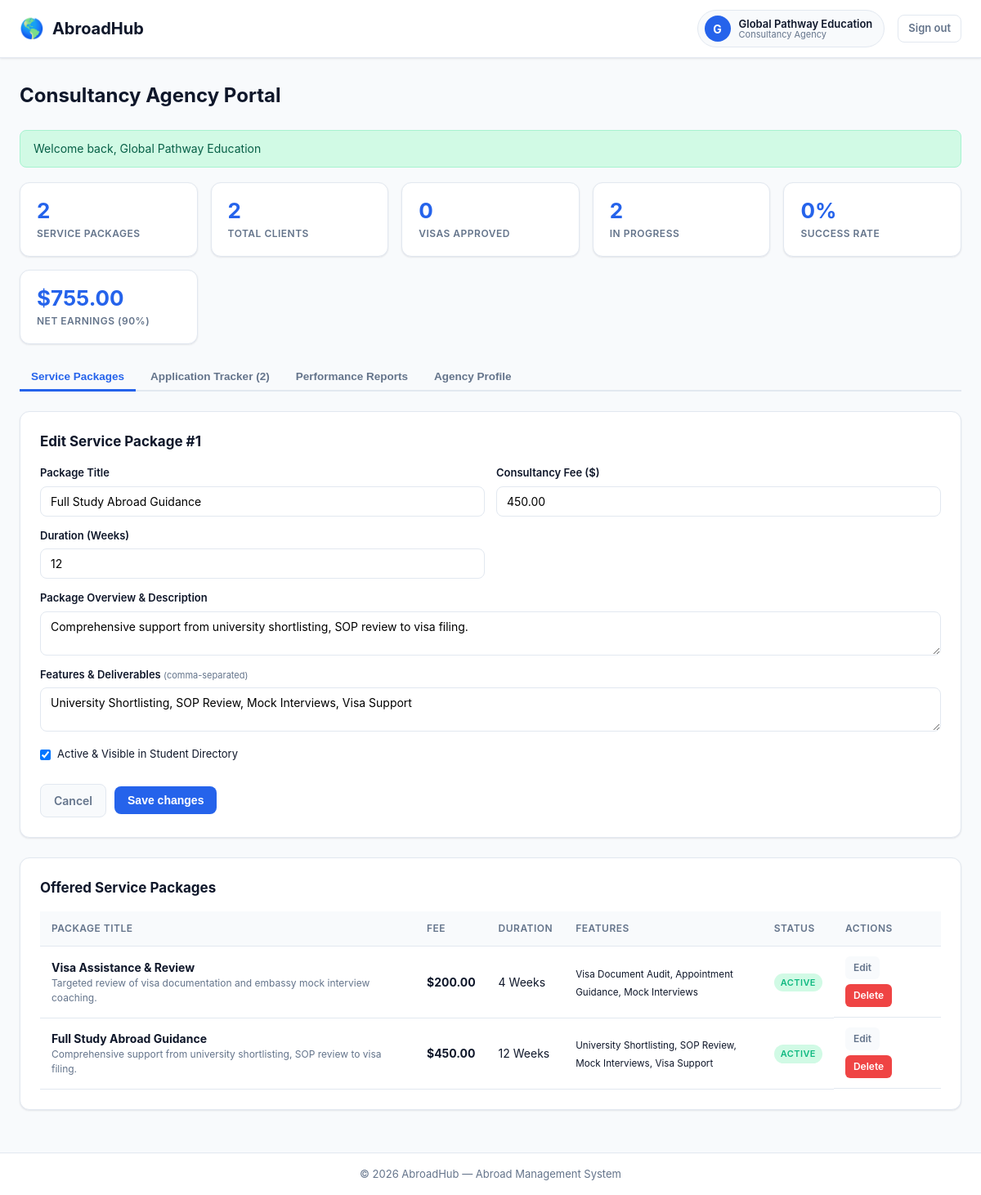
/index.php?page=agency&action=edit_package&id=1 (signed in), run on the app's committed database.
### tables this page shows
CREATE TABLE `service_packages` (
  `id` INT AUTO_INCREMENT PRIMARY KEY,
  `agency_id` INT NOT NULL,
  `title` VARCHAR(200) NOT NULL,
  `price` DECIMAL(10,2) NOT NULL,
  `duration_weeks` INT DEFAULT 4,
  `description` TEXT NOT NULL,
  `features_list` TEXT NOT NULL,
  `is_active` TINYINT(1) DEFAULT 1,
  `created_at` TIMESTAMP DEFAULT CURRENT_TIMESTAMP,
  FOREIGN KEY (`agency_id`) REFERENCES `agency_profiles` (`id`) ON DELETE CASCADE
);

### controllers/agency_controller.php (called while the page is built, shortened)
<?php
function agency_controller($conn) {
    $action = $_GET['action'] ?? 'dashboard';
    $me     = current_user();
    $userId = (int)$me['id'];
    $agency = get_agency_profile($conn, $userId);
    $agencyId = (int)($agency['id'] ?? 0);
    $editing = null;
    if ($action === 'edit_package' && !$editing) {
        $editing = get_package_by_id($conn, (int)($_GET['id'] ?? 0));
    }
    $statusFilter       = $_GET['app_status'] ?? '';
    $packages           = get_agency_packages($conn, $agencyId);
    $applications       = get_agency_applications($conn, $agencyId, $statusFilter);
    $stats              = get_agency_stats($conn, $agencyId, $userId);
    require __DIR__ . '/../views/agency/dashboard.php';
}

### models/agency_model.php (called while the page is built, shortened)
<?php
function get_agency_profile($conn, $userId) {
    $stmt = mysqli_prepare($conn, "SELECT a.*, u.name, u.email, u.contact FROM agency_profiles a JOIN users u ON a.user_id = u.id WHERE a.user_id = ?");
    mysqli_stmt_bind_param($stmt, 'i', $userId);
    mysqli_stmt_execute($stmt);
    $row = mysqli_fetch_assoc(mysqli_stmt_get_result($stmt));
    return $row;
}
function get_agency_packages($conn, $agencyId) {
    $stmt = mysqli_prepare($conn, "SELECT * FROM service_packages WHERE agency_id = ? ORDER BY id DESC");
    mysqli_stmt_bind_param($stmt, 'i', $agencyId);
    mysqli_stmt_execute($stmt);
    $rows = mysqli_fetch_all(mysqli_stmt_get_result($stmt), MYSQLI_ASSOC);
    return $rows;
}
function get_package_by_id($conn, $id) {
    $stmt = mysqli_prepare($conn, "SELECT p.*, a.company_name FROM service_packages p JOIN agency_profiles a ON p.agency_id = a.id WHERE p.id = ?");
    mysqli_stmt_bind_param($stmt, 'i', $id);
    mysqli_stmt_execute($stmt);
    $row = mysqli_fetch_assoc(mysqli_stmt_get_result($stmt));
    return $row;
}
function get_agency_applications($conn, $agencyId, $statusFilter = '') {
    if ($statusFilter === '') {
        $sql = "SELECT a.*, u.name as student_name, u.email as student_email, u.contact as student_contact,
                       p.title as package_name, pr.title as uni_program_name
                FROM student_applications a
                JOIN users u ON a.student_id = u.id
                LEFT JOIN service_packages p ON a.package_id = p.id
                LEFT JOIN programs pr ON a.program_id = pr.id
                WHERE a.agency_id = ?
                ORDER BY a.id DESC";
        $stmt = mysqli_prepare($conn, $sql);
        mysqli_stmt_bind_param($stmt, 'i', $agencyId);
    }
    mysqli_stmt_execute($stmt);
    $rows = mysqli_fetch_all(mysqli_stmt_get_result($stmt), MYSQLI_ASSOC);
    return $rows;
}
function get_agency_stats($conn, $agencyId, $userId) {
    $stats = [
        'packages' => 0, 'clients' => 0, 'visa_approved' => 0,
        'in_progress' => 0, 'rejected' => 0, 'success_rate' => 0,
        'gross_bookings' => 0.0, 'platform_deductions' => 0.0, 'net_earnings' => 0.0, 'earnings' => 0.0
    ];
    $one = function ($conn, $sql) {
        $res = mysqli_query($conn, $sql);
        $row = mysqli_fetch_row($res);
        return (int)($row[0] ?? 0);
    };
    $stats['packages']      = $one($conn, "SELECT COUNT(*) FROM service_packages WHERE agency_id = $agencyId");
    $stats['clients']       = $one($conn, "SELECT COUNT(*) FROM student_applications WHERE agency_id = $agencyId");
    $stats['visa_approved'] = $one($conn, "SELECT COUNT(*) FROM student_applications WHERE agency_id = $agencyId AND status = 'visa_approved'");
    $stats['in_progress']   = $one($conn, "SELECT COUNT(*) FROM student_applications WHERE agency_id = $agencyId AND status IN ('pending', 'under_review', 'offer_issued', 'visa_in_progress')");
    $stats['rejected']      = $one($conn, "SELECT COUNT(*) FROM student_applications WHERE agency_id = $agencyId AND status = 'rejected'");
    if ($stats['clients'] > 0) {
        $stats['success_rate'] = round(($stats['visa_approved'] / $stats['clients']) * 100, 1);
    }
    $revSql = "SELECT
                SUM(r.amount) as gross,
                SUM(r.platform_commission) as commission_cut,
                SUM(r.amount - r.platform_commission) as net
               FROM revenue_transactions r
               JOIN service_packages sp ON r.related_id = sp.id
               WHERE sp.agency_id = $agencyId AND r.status = 'completed'";
    $revRow = mysqli_fetch_assoc(mysqli_query($conn, $revSql));
    $stats['gross_bookings']      = (float)($revRow['gross'] ?? 0.0);
    $stats['platform_deductions'] = (float)($revRow['commission_cut'] ?? 0.0);
    $stats['net_earnings']        = (float)($revRow['net'] ?? 0.0);
    $stats['earnings']            = $stats['net_earnings'];
    return $stats;
}

### helpers/helpers.php (called while the page is built, shortened)
<?php
function esc($value) {
    return htmlspecialchars((string)($value ?? ''), ENT_QUOTES, 'UTF-8');
}
function csrf_token() {
    return $_SESSION['csrf_token'];
}
function csrf_url($url) {
    return $url . '&csrf_token=' . csrf_token();
}
function current_user() {
    return $_SESSION['user'] ?? null;
}
function money($amount) {
    return CURRENCY . number_format((float)$amount, 2);
}

### views/agency/dashboard.php (the view, shortened to what this page needs)
<?php
$isEdit      = !empty($editing);
require __DIR__ . '/../partials/header.php';
?>
<section class="stat-grid" id="statGrid">
    <div class="stat-card">
        <span class="stat-value" data-stat="packages"><?= (int)$stats['packages'] ?></span>
        <span class="stat-label">Service Packages</span>
    </div>
    <div class="stat-card">
        <span class="stat-value" data-stat="clients"><?= (int)$stats['clients'] ?></span>
        <span class="stat-label">Total Clients</span>
    </div>
    <div class="stat-card">
        <span class="stat-value" data-stat="visa_approved"><?= (int)$stats['visa_approved'] ?></span>
        <span class="stat-label">Visas Approved</span>
    </div>
    <div class="stat-card">
        <span class="stat-value" data-stat="in_progress"><?= (int)$stats['in_progress'] ?></span>
        <span class="stat-label">In Progress</span>
    </div>
    <div class="stat-card">
        <span class="stat-value" data-stat="success_rate"><?= (float)$stats['success_rate'] ?>%</span>
        <span class="stat-label">Success Rate</span>
    </div>
    <div class="stat-card">
        <span class="stat-value" data-stat="earnings"><?= money($stats['net_earnings']) ?></span>
        <span class="stat-label">Net Earnings (90%)</span>
    </div>
</section>
<div class="tab-nav">
    <button class="tab-btn active" onclick="showTab(event, 'tabPackages')">Service Packages</button>
    <button class="tab-btn" onclick="showTab(event, 'tabApplications')">Application Tracker (<?= count($applications) ?>)</button>
    <button class="tab-btn" onclick="showTab(event, 'tabReports')">Performance Reports</button>
    <button class="tab-btn" onclick="showTab(event, 'tabProfile')">Agency Profile</button>
</div>
<div id="tabPackages" class="tab-content" style="display: block;">
    <div class="card form-card">
        <h3 class="card-title"><?= $isEdit ? 'Edit Service Package #' . (int)$editing['id'] : 'Publish a New Service Package' ?></h3>
        <form method="POST" class="form" novalidate onsubmit="return validateForm(this);"
              action="index.php?page=agency&amp;action=<?= $isEdit ? 'update_package&amp;id=' . (int)$editing['id'] : 'add_package' ?>">
            <div class="field-row">
                <div class="field">
                    <label for="pkg_title">Package Title</label>
                    <input type="text" id="pkg_title" name="title" data-label="Package Title" data-min="4"
                           value="<?= esc($editing['title'] ?? '') ?>" placeholder="e.g. Full Study Abroad Guidance" required>
                </div>
                <div class="field">
                    <label for="pkg_price">Consultancy Fee ($)</label>
                    <input type="number" step="0.01" id="pkg_price" name="price" data-label="Fee"
                           value="<?= esc($editing['price'] ?? '') ?>" placeholder="450.00" required>
                </div>
                <div class="field">
                    <label for="pkg_duration">Duration (Weeks)</label>
                    <input type="number" id="pkg_duration" name="duration_weeks" data-label="Duration"
                           value="<?= esc($editing['duration_weeks'] ?? '4') ?>" required>
                </div>
            </div>
            <div class="field">
                <label for="pkg_desc">Package Overview &amp; Description</label>
                <textarea id="pkg_desc" name="description" rows="2" placeholder="Brief summary of consultancy support..." required><?= esc($editing['description'] ?? '') ?></textarea>
            </div>
            <div class="field">
                <label for="pkg_features">Features &amp; Deliverables <span class="label-hint">(comma-separated)</span></label>
                <textarea id="pkg_features" name="features_list" rows="2" placeholder="University Shortlisting, SOP Review, Mock Interviews, Visa Filing" required><?= esc($editing['features_list'] ?? '') ?></textarea>
            </div>
            <label class="checkbox">
                <input type="checkbox" name="is_active" value="1" <?= (!isset($editing['is_active']) || $editing['is_active']) ? 'checked' : '' ?>>
                <span>Active &amp; Visible in Student Directory</span>
            </label>
            <div class="form-actions">
                <?php if ($isEdit): ?>
                    <a href="index.php?page=agency" class="btn btn-ghost">Cancel</a>
                    <button type="submit" class="btn btn-primary">Save changes</button>
                <?php else: ?>
                    <button type="submit" class="btn btn-primary">Publish Package</button>
                <?php endif; ?>
            </div>
        </form>
    </div>
    <div class="card">
        <h3 class="card-title">Offered Service Packages</h3>
        <div class="table-wrap">
            <table class="data-table">
                <thead>
                    <tr>
                        <th>Package Title</th>
                        <th>Fee</th>
                        <th>Duration</th>
                        <th>Features</th>
                        <th>Status</th>
                        <th>Actions</th>
                    </tr>
                </thead>
                <tbody>
                    <?php if (empty($packages)): ?>
                        <tr><td colspan="6" class="text-center muted">No service packages created yet.</td></tr>
                    <?php else: ?>
                        <?php foreach ($packages as $pkg): ?>
                            <tr>
                                <td>
                                    <strong><?= esc($pkg['title']) ?></strong>
                                    <p class="muted" style="font-size: 12px;"><?= esc($pkg['description']) ?></p>
                                </td>
                                <td><strong><?= money($pkg['price']) ?></strong></td>
                                <td><?= (int)$pkg['duration_weeks'] ?> Weeks</td>
                                <td style="max-width: 250px;"><small><?= esc($pkg['features_list']) ?></small></td>
                                <td><?= $pkg['is_active'] ? '<span class="badge badge-success">Active</span>' : '<span class="badge badge-muted">Draft</span>' ?></td>
                                <td class="actions">
                                    <a href="index.php?page=agency&amp;action=edit_package&amp;id=<?= (int)$pkg['id'] ?>" class="btn-sm btn-ghost">Edit</a>
                                    <a href="<?= csrf_url('index.php?page=agency&amp;action=delete_package&amp;id=' . (int)$pkg['id']) ?>"
                                       class="btn-sm btn-danger" onclick="return confirm('Delete this package?');">Delete</a>
                                </td>
                            </tr>
                        <?php endforeach; ?>
                    <?php endif; ?>
                </tbody>
            </table>
        </div>
    </div>
</div>
<?php require __DIR__ . '/../partials/footer.php'; ?>

### data on the page
service_packages: id "1", title "Full Study Abroad Guidance", price "450.00", duration_weeks "12", description "Comprehensive support from university shortlisting, SOP review to visa filing.", features_list "University Shortlisting, SOP Review, Mock Interviews, Visa Support", is_active "☑", price "$450.00", shows "ACTIVE"
service_packages: title "Visa Assistance & Review", description "Targeted review of visa documentation and embassy mock interview coaching.", price "$200.00", duration_weeks "4", features_list "Visa Document Audit, Appointment Guidance, Mock Interviews", is_active "ACTIVE"

### other printed values
APP_NAME "AbroadHub"
substr($navUser['name'] ?? 'U', 0, 1) "G"
$navUser['name'] "Global Pathway Education"
role_label($navUser['role'] ?? '') "Consultancy Agency"
$pageHeading "Consultancy Agency Portal"
$flash['message'] "Welcome back, Global Pathway Education"
$stats['packages'] "2"
$stats['clients'] "2"
$stats['visa_approved'] "0"
$stats['in_progress'] "2"
$stats['success_rate'] "0"
money($stats['net_earnings']) "$755.00"
count($applications) "2"
